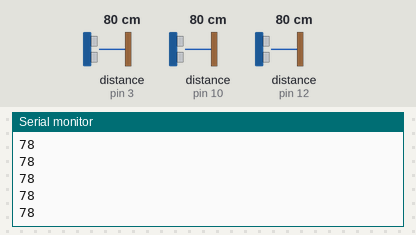
This program was run on a simulated Arduino Mega 2560, built with avr-gcc and run on an emulated ATmega2560. On the bench: the last lines printed to the serial monitor. Wiring (inferred from the names in the program): 3 × ultrasonic range finder: trigger pin 2, echo pin 3 / trigger pin 9, echo pin 10 / trigger pin 11, echo pin 12. The test bench sets the inputs (shaded band); at power-on: distance to the obstacle (sensors on pin 3, pin 10, pin 12) 80 cm. The echo pulse lasts 58.3 µs per cm.

Above: at 1.2 s.
1.3 s: distance to the obstacle (sensor on pin 3) set to 2 cm
At 1.34 s:
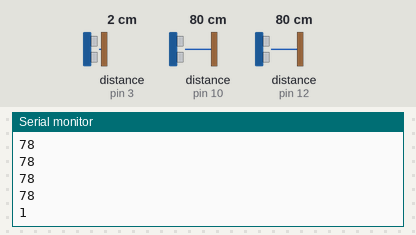
2.8 s: distance to the obstacle (sensor on pin 3) set to 4 cm
At 2.86 s:
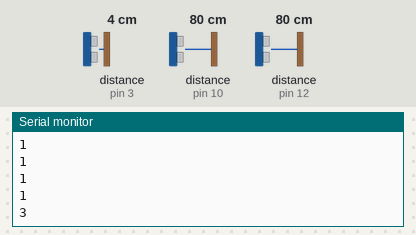
Timing chart, 0 to 5.8 s (numbered marks = the images above; inputs shaded):
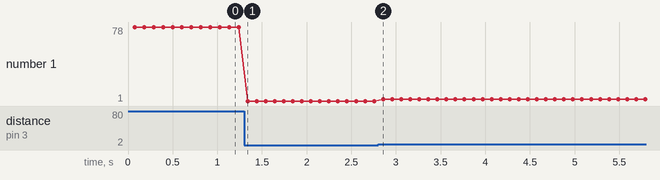

Measured:
- after the input at 1.3 s, the serial monitor: prints a new line at once (image 1)
- after the input at 2.8 s, the serial monitor: prints a new line after 0.06 s (image 2)
- plotted number 1: 78 → 1 after the input at 1.3 s, 1 → 3 after the input at 2.8 s

The program:

main.cpp
```cpp
#include <Arduino.h>

const int trigPinOne = 9;
const int echoPinOne = 10;
const int trigPinTwo = 11;
const int echoPinTwo = 12;
const int trigPinThree = 2;
const int echoPinThree = 3;
long duration;
int distance;
int distanceOne;
int distanceTwo;
int distanceThree;

double readUltrasoundSensorOne();
double readUltrasoundSensorTwo();
double readUltrasoundSensorThree();

void setup() {
    // put your setup code here, to run once:
    pinMode(trigPinOne, OUTPUT);  // Sets the trigPin as an Output
    pinMode(echoPinOne, INPUT);   // Sets the echoPin as an Input
    pinMode(trigPinTwo, OUTPUT);  // Sets the trigPin as an Output
    pinMode(echoPinTwo, INPUT);
    pinMode(trigPinThree, OUTPUT);  // Sets the trigPin as an Output
    pinMode(echoPinThree, INPUT);
    Serial.begin(9600);
}

void loop() {
    distanceOne = readUltrasoundSensorOne();
    delay(30);
    distanceTwo = readUltrasoundSensorTwo();
    delay(30);
    distanceThree = readUltrasoundSensorThree();

    // Bulletproof way to find the absolute minimum of the three
    distance = distanceOne;
    if (distanceTwo < distance) {
        distance = distanceTwo;
    }
    if (distanceThree < distance) {
        distance = distanceThree;
    }

    // Just print the lowest distance alone! No extra text.
    Serial.println(distance);
    delay(30);
}

double readUltrasoundSensorOne() {
    digitalWrite(trigPinOne, LOW);
    delayMicroseconds(2);
    digitalWrite(trigPinOne, HIGH);
    delayMicroseconds(10);
    digitalWrite(trigPinOne, LOW);
    duration = pulseIn(echoPinOne, HIGH);
    distance = duration * 0.034 / 2;
    return distance;
}

double readUltrasoundSensorTwo() {
    digitalWrite(trigPinTwo, LOW);
    delayMicroseconds(2);
    digitalWrite(trigPinTwo, HIGH);
    delayMicroseconds(10);
    digitalWrite(trigPinTwo, LOW);
    duration = pulseIn(echoPinTwo, HIGH);
    distance = duration * 0.034 / 2;
    return distance;
}

double readUltrasoundSensorThree() {
    digitalWrite(trigPinThree, LOW);
    delayMicroseconds(2);
    digitalWrite(trigPinThree, HIGH);
    delayMicroseconds(10);
    digitalWrite(trigPinThree, LOW);
    duration = pulseIn(echoPinThree, HIGH);
    distance = duration * 0.034 / 2;
    return distance;
}
```
